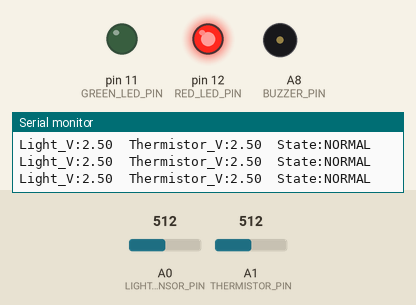
This sketch was run on a simulated Arduino Mega 2560, built with avr-gcc and run on an emulated ATmega2560. Shown: output pins drawn as LEDs (lit = HIGH), buzzer (waves = sounding), the last lines printed to the serial monitor. The test bench sets the inputs (shaded band); at power-on: A1 (THERMISTOR_PIN) = 512, A0 (LIGHT_SENSOR_PIN) = 512.

Above: at 1.2 s.
1.3 s: A1 (THERMISTOR_PIN) set to 596
2.8 s: A1 (THERMISTOR_PIN) set to 632
At 3.5 s:
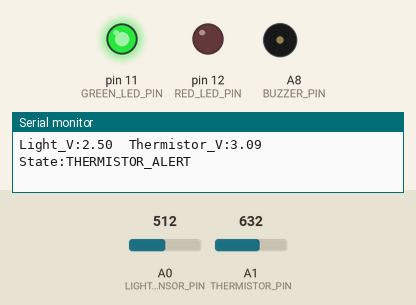
4.3 s: A0 (LIGHT_SENSOR_PIN) set to 699
7.3 s: A0 (LIGHT_SENSOR_PIN) set to 734
At 8.1 s:
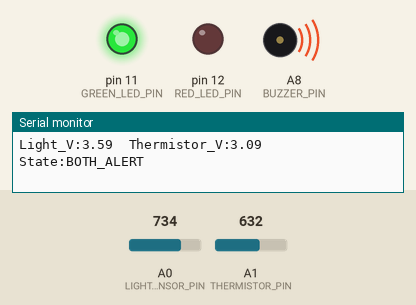
8.9 s: A0 (LIGHT_SENSOR_PIN) set to 716
At 9.8 s:
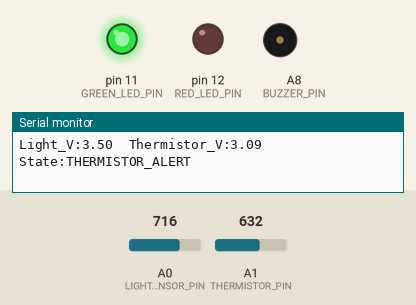
11.9 s: A0 (LIGHT_SENSOR_PIN) set to 900
At 12.8 s:
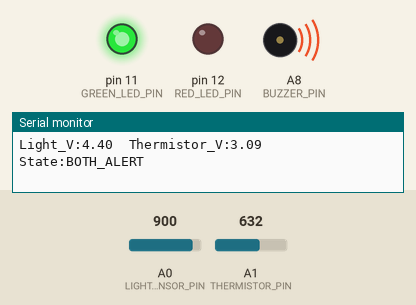
Timing chart, 0 to 14.5 s (numbered marks = the images above; inputs shaded):
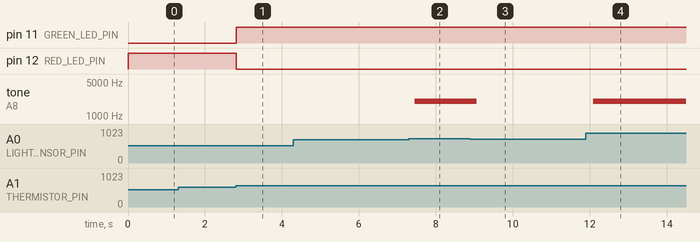

Measured:
- the behaviour switches between 613 and 614 on A1 (THERMISTOR_PIN) (found by bisection; images 0 and 1)
- the behaviour switches between 716 and 717 on A0 (LIGHT_SENSOR_PIN) (found by bisection; images 1 and 2)
- after the input at 2.8 s, pin 11 (GREEN_LED_PIN): LOW → HIGH at once; pin 12 (RED_LED_PIN): HIGH → LOW at once
- after the input at 7.3 s, tone on A8 (BUZZER_PIN): silent → 2000 Hz after 0.15 s
- after the input at 8.9 s, tone on A8 (BUZZER_PIN): 2000 Hz → silent after 0.16 s
- after the input at 11.9 s, tone on A8 (BUZZER_PIN): silent → 2000 Hz after 0.18 s

The sketch:

sensor_threshold_alarm.ino
```cpp
// Lab 03: classroom light/thermistor voltage threshold alarm.
// These are VOLTAGE thresholds, not a calibrated temperature in Celsius.
// RGB LED assumed common-anode (LOW means on).

const byte LIGHT_SENSOR_PIN = A0;
const byte THERMISTOR_PIN = A1;
const byte GREEN_LED_PIN = 11;
const byte RED_LED_PIN = 12;
const byte BUZZER_PIN = A8;
const float ADC_REFERENCE_V = 5.0f;  // Arduino Mega default analog reference.
const float LIGHT_LOW_V = 1.0f;
const float LIGHT_HIGH_V = 3.5f;
const float TEMP_LOW_V = 2.5f;
const float TEMP_HIGH_V = 3.0f;

void setup() {
  Serial.begin(9600);
  pinMode(GREEN_LED_PIN, OUTPUT);
  pinMode(RED_LED_PIN, OUTPUT);
  pinMode(BUZZER_PIN, OUTPUT);
  digitalWrite(GREEN_LED_PIN, HIGH);
  digitalWrite(RED_LED_PIN, HIGH);
  noTone(BUZZER_PIN);
}

void loop() {
  const float lightV = analogRead(LIGHT_SENSOR_PIN) * ADC_REFERENCE_V / 1023.0f;
  const float thermistorV = analogRead(THERMISTOR_PIN) * ADC_REFERENCE_V / 1023.0f;
  const bool lightAlert = lightV < LIGHT_LOW_V || lightV > LIGHT_HIGH_V;
  const bool tempAlert = thermistorV < TEMP_LOW_V || thermistorV > TEMP_HIGH_V;
  const bool anyAlert = lightAlert || tempAlert;

  digitalWrite(GREEN_LED_PIN, anyAlert ? HIGH : LOW);
  digitalWrite(RED_LED_PIN, anyAlert ? LOW : HIGH);
  if (lightAlert && tempAlert) tone(BUZZER_PIN, 2000);
  else noTone(BUZZER_PIN);

  Serial.print(F("Light_V:")); Serial.print(lightV, 2);
  Serial.print(F("\tThermistor_V:")); Serial.print(thermistorV, 2);
  Serial.print(F("\tState:"));
  if (lightAlert && tempAlert) Serial.println(F("BOTH_ALERT"));
  else if (lightAlert) Serial.println(F("LIGHT_ALERT"));
  else if (tempAlert) Serial.println(F("THERMISTOR_ALERT"));
  else Serial.println(F("NORMAL"));
  delay(200);
}
```
